Frame 1 (no input): blank canvas, image omitted
Frame 60 (no input): blank canvas, image omitted
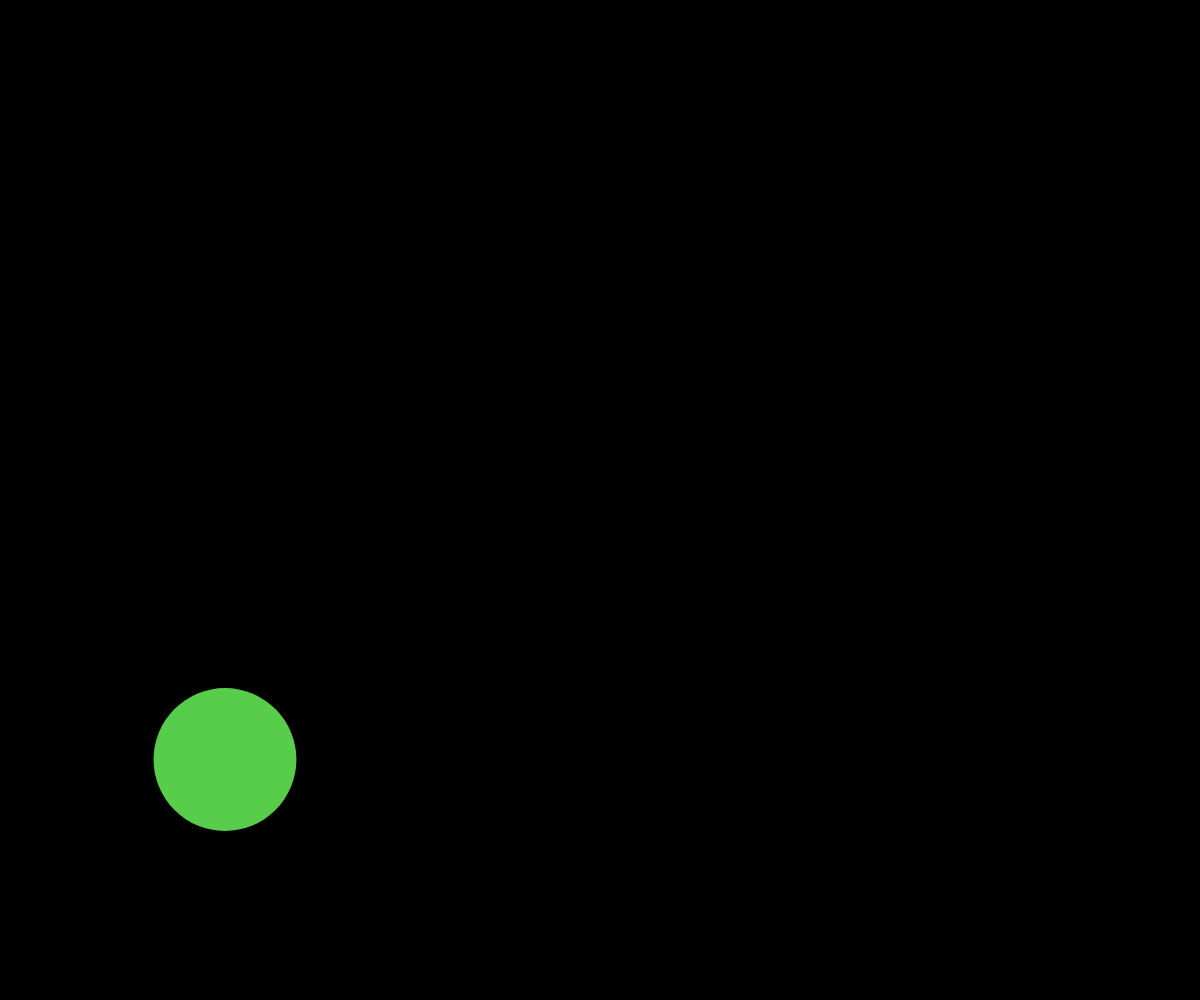
Frame 120 (the mouse pressed at the canvas centre since frame 60)

The p5.js sketch whose frames 1 and 60 were blank and that drew this single picture after the mouse press (run headless with seeded random() and noise() and a simulated clock; from frame 60 on, the mouse is pressed at the canvas centre):

// p5.js sketch
// ── sketch.js
// Fireworks/Ball Demo
// Asir Ratnani
// November 14, 2018
//
// Extra for Experts:
// - describe what you did to take this project "above and beyond"


class Particle {
  constructor (x, y) {
    this.x = x;
    this.y = y;
    this.size = 25;
    this.dx = random(-10,10);
    this.dy = random(-10, 10);
    this.transparency = 255;
    this.color = color(random(255),random(255),random(255), this.transparency);
  }

  display() {
    noStroke();
    fill(this.color);
    ellipse(this.x, this.y, this.size, this.size);

  }

  update () {
    this.transparency -= 5;
    this.color.setAlpha(this.transparency);
    this.x += this.dx;
    this.y += this.dy;

  }
}

class Ball {
  constructor (x,y) {
    this.x = x;
    this.y = y;
    this.radius = random(100);
    this.dx = random(-20,20);
    this.dy = random(-20,20);
    this.color = color(random(255), random(255), random(255));
  }

  display() {
    noStroke();
    fill(this.color);
    ellipse(this.x, this.y, this.radius * 2, this.radius * 2);
  }
  update () {
    this.x += this.dx;
    this.y += this.dy;

    if (this.y <= 0 + this.radius|| this.y >= height - this.radius) {
      this.dy *= -1;
    }
    if (this.x <= 0 + this.radius || this.x >= width - this.radius) {
      this.dx *= -1;
    }
  }
}




let fireworks = [];
let ballArray = [];

function setup() {
  createCanvas(windowWidth, windowHeight);
  
  
}

function draw() {
  background(0);
  for (let i = ballArray.length - 1; i >= 0; i--) {
    ballArray[i].update();
    ballArray[i].display();
  }

//   for(let i = fireworks.length - 1; i >= 0; i--) {
//     if (fireworks[i].transparency <= 0) {
//       // delete this firework -- already hidden
//       fireworks.splice(i,1);
//     }
//     else {
//       fireworks[i].update();
//       fireworks[i].display();
      
//     }
//   }

}

function mousePressed(){
  let someBall = new Ball(mouseX, mouseY);
  ballArray.push(someBall);
}

//   for (let i=0; i < 100; i++) {
//     let fireworkParticle = new Particle (mouseX, mouseY);
//     fireworks.push(fireworkParticle);

//   }
// }
